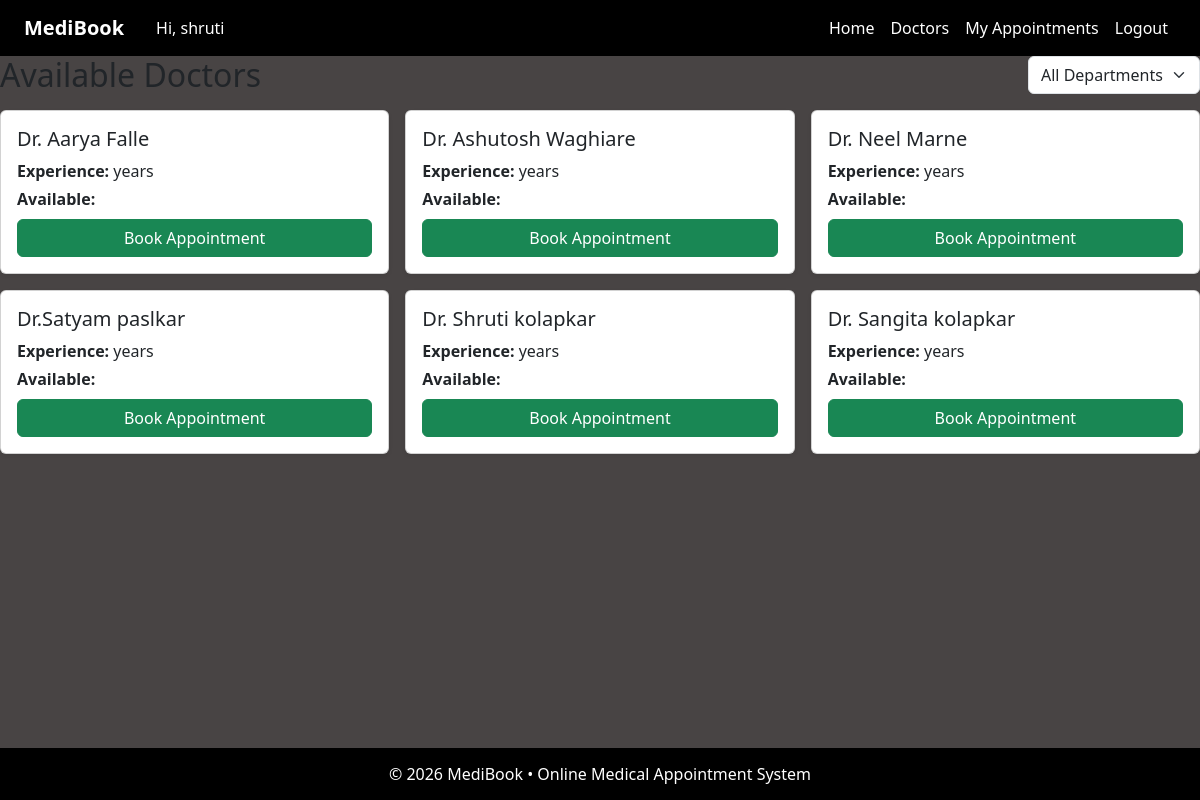
Screenshot of /doctors/ (signed in) with the database file from the repository.
### appointments/models.py (models this page shows, shortened)
class Doctor(models.Model):
    name = models.CharField(max_length=100)

### appointments/views.py (the view)
# urls.py: path('doctors/', views.doctors_list, name='doctors'),
def doctors_list(request):
    doctors = Doctor.objects.all()
    return render(request, 'doctors.html', {
        'doctors': doctors
    })

### templates/doctors.html (shortened to what this page needs)
{% extends 'base.html' %}
{% block content %}
<div class="d-flex align-items-center justify-content-between mb-3">
  <h2 class="mb-0">Available Doctors</h2>
  <form method="get" class="d-flex" style="max-width:280px;">
    <select name="department" class="form-select" onchange="this.form.submit()">
      <option value="">All Departments</option>
    </select>
  </form>
</div>
<div class="row g-3">
  {% for doctor in doctors %}
  <div class="col-md-4">
    <div class="card h-100 shadow-sm">
      <div class="card-body">
        <h5 class="card-title">{{ doctor.name }}</h5>
        <p class="mb-1"><b>Experience:</b> {{ doctor.experience }} years</p>
        <p class="mb-2"><b>Available:</b> {{ doctor.available_time }}</p>
        <a href="/book/{{ doctor.id }}/" class="btn btn-success w-100">Book Appointment</a>
      </div>
    </div>
  </div>
  {% empty %}
  <p>No doctors available.</p>
  {% endfor %}
</div>
{% endblock %}

### templates/base.html (shortened to what this page needs)
{% load static %}
<!DOCTYPE html>
<html lang="en">
<head>
  <link href="https://cdn.jsdelivr.net/npm/bootstrap@5.3.3/dist/css/bootstrap.min.css" rel="stylesheet">
  <link rel="stylesheet" href="{% static 'css/style.css' %}">
</head>
<body>
  <div class="page-wrapper">
    <nav class="navbar navbar-expand-lg px-4">
      <a class="navbar-brand fw-bold" href="/">MediBook</a>
      {% if user.is_authenticated %}
        <span class="ms-3">Hi, {{ user.username }}</span>
      {% endif %}
      <div class="collapse navbar-collapse" id="nav">
        <ul class="navbar-nav ms-auto">
          <li class="nav-item"><a class="nav-link" href="/">Home</a></li>
          <li class="nav-item"><a class="nav-link" href="/doctors/">Doctors</a></li>
          {% if user.is_authenticated %}
            <li class="nav-item"><a class="nav-link" href="/my-appointments/">My Appointments</a></li>
            <li class="nav-item">
              <form method="post" action="/accounts/logout/">
                <button type="submit" class="nav-link btn btn-link text-white" style="text-decoration:none;">
                  Logout
                </button>
              </form>
            </li>
          {% else %}
            <li class="nav-item"><a class="nav-link" href="/accounts/login/">Login</a></li>
          {% endif %}
        </ul>
      </div>
    </nav>
    <main class="main-content">
      {% block content %}{% endblock %}
    </main>
    <footer class="site-footer">
      © 2026 MediBook • Online Medical Appointment System
    </footer>
  </div>
</body>
</html>

### static/css/style.css (style rules this page uses)
html, body { height: 100%; margin: 0; background: #484444; }
.page-wrapper { min-height: 100vh; display: flex; flex-direction: column; }
.main-content { flex: 1; }
.navbar { background: #000 !important; }
.navbar .nav-link, .navbar .navbar-brand, .navbar span { color: #fff !important; }
.site-footer { background: #000; color: #fff; text-align: center; padding: 14px; }

### rows the page displays
Doctor: name "Dr. Aarya Falle"
Doctor: name "Dr. Ashutosh Waghiare"
Doctor: name "Dr. Neel Marne"
Doctor: name "Dr.Satyam paslkar"
Doctor: name "Dr. Shruti kolapkar"
Doctor: name "Dr. Sangita kolapkar"

### other values shown
{{ user.username }} "shruti"
